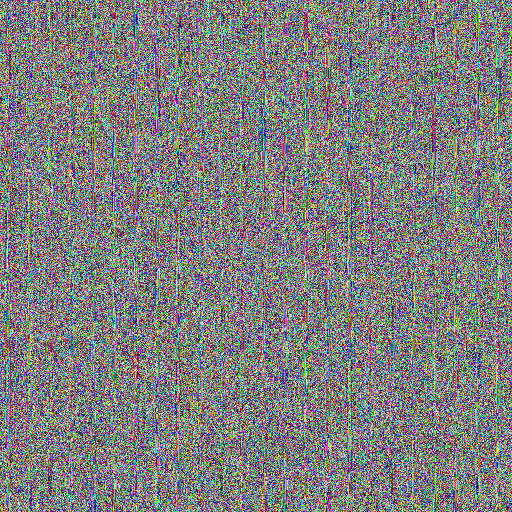
%> input picture Entropy/RGBaes2.bmp, 512 x 512 px
$ octave Untitled.m   (GNU Octave 9; MATLAB toolbox functions it lacks are replaced by stand-ins)
%> lines starting %> are read from the running program, lines starting %| are printed output that depends on the picture
close all;
clear;
clc;
img_a = imread('../../ARM/HPS/RGBaes2.bmp');
%> img_a is the input picture: size 512x512x3 uint8; mean R, G, B 126.7, 126.7, 126.8
img_b = imread('../../ARM/HPS/RGBaes.bmp');
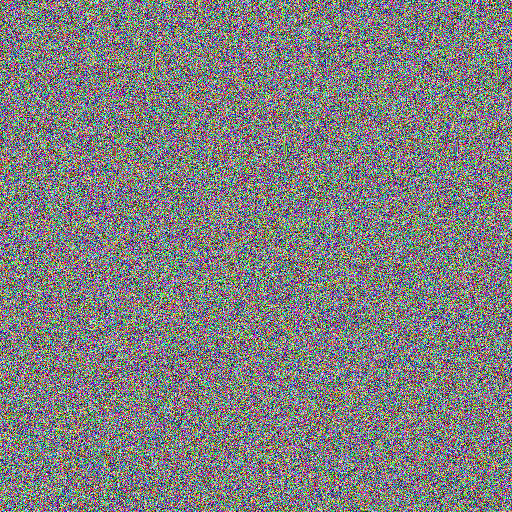
%> input picture Entropy/RGBaes.bmp, 512 x 512 px
%> img_b is the input picture: size 512x512x3 uint8; mean R, G, B 127.7, 127.4, 127.4
img_a_1 = img_a(:,:,3);
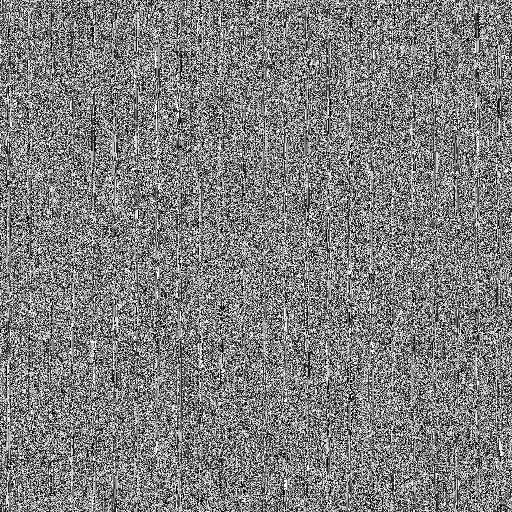
%> img_a_1: size 512x512 uint8; min 0, max 255, mean 126.8
img_b_1 = img_b(:,:,3);
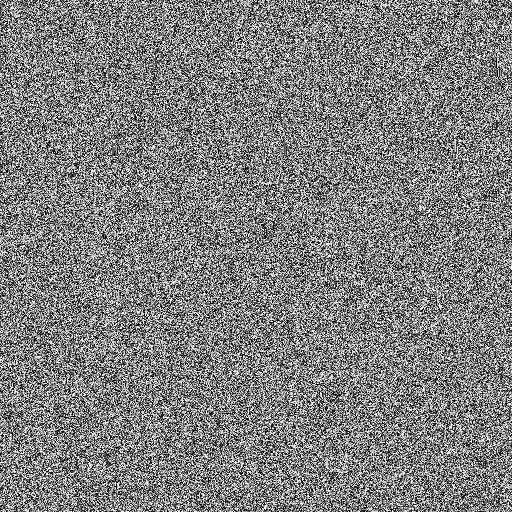
%> img_b_1: size 512x512 uint8; min 0, max 255, mean 127.4
%> (the run ends here)
